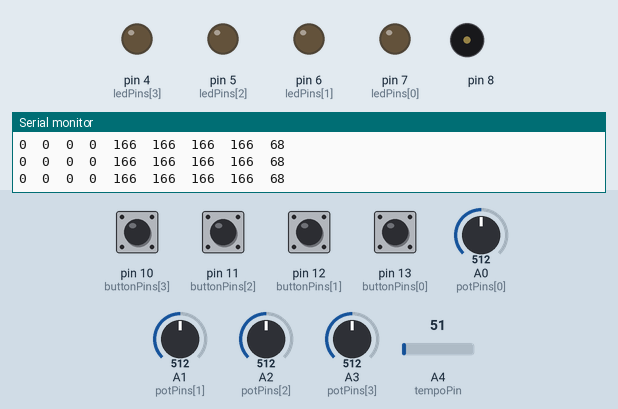
The sketch below on a simulated Arduino Uno, built with avr-gcc and run on an emulated ATmega328P. On the bench: output pins drawn as LEDs (lit = HIGH), buzzer (waves = sounding), the last lines printed to the serial monitor. Dashed ring = blinking. The inputs (shaded band) are chosen by the test bench; at power-on: pin 10 (buttonPins[3]), pin 11 (buttonPins[2]), pin 12 (buttonPins[1]), pin 13 (buttonPins[0]) LOW, A4 (tempoPin) = 51, A0 (potPins[0]) = 512, A1 (potPins[1]) = 512, A2 (potPins[2]) = 512, A3 (potPins[3]) = 512.

Above: at 1.2 s.
1.3 s: pin 10 (buttonPins[3]) pulled HIGH for 0.15 s
At 1.52 s:
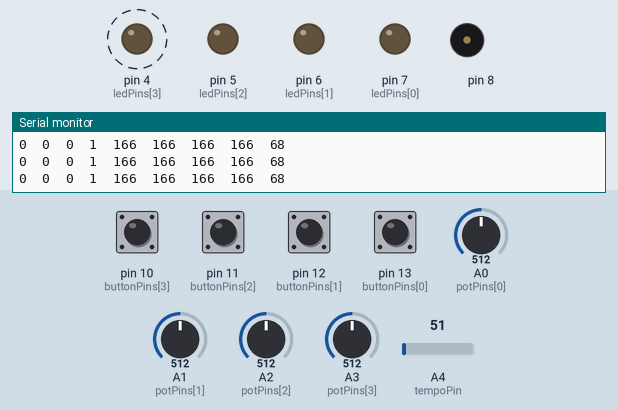
4.3 s: pin 12 (buttonPins[1]) pulled HIGH for 0.15 s
7.3 s: pin 11 (buttonPins[2]) pulled HIGH for 0.15 s
At 7.8 s:
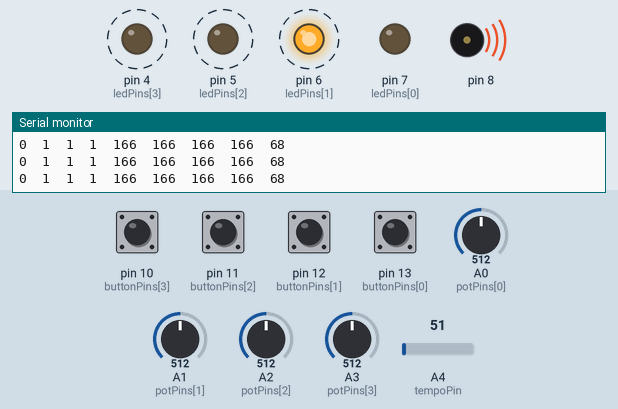
10.3 s: pin 13 (buttonPins[0]) pulled HIGH for 0.15 s
At 11.0 s:
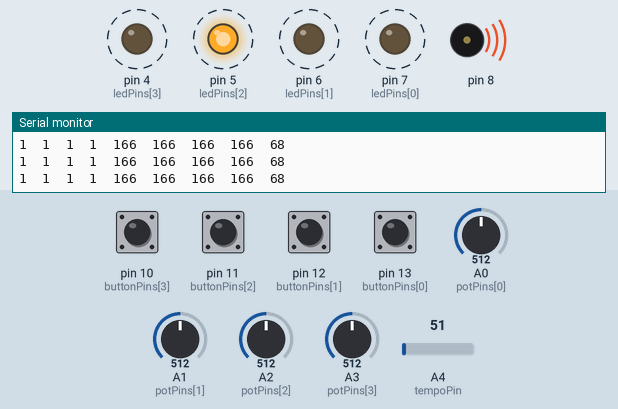
13.3 s: A4 (tempoPin) set to 76
At 13.44 s:
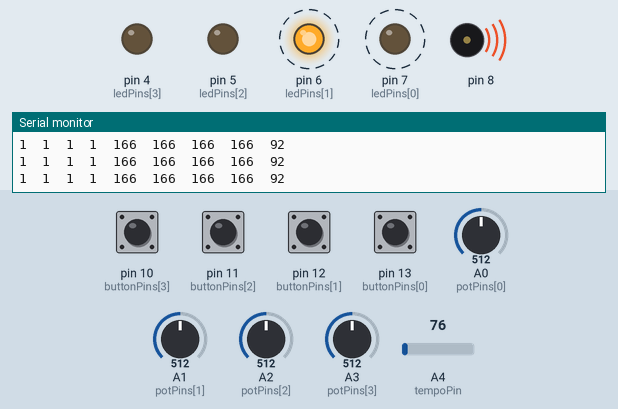
16.3 s: A4 (tempoPin) set to 87
Timing chart, 0 to 20.3 s (numbered marks = the images above; inputs shaded):
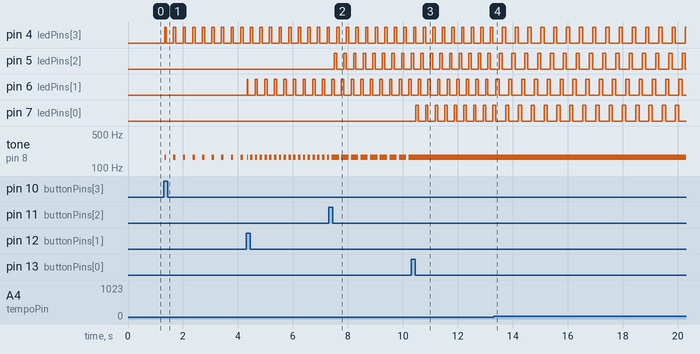

Measured:
- after the input at 1.3 s, pin 4 (ledPins[3]): alternates HIGH for 0.09 s and LOW for 0.26 s, starting at once; tone on pin 8: alternates 166 Hz for 0.09 s and silent for 0.26 s, starting at once
- after the input at 4.3 s, pin 6 (ledPins[1]): LOW → HIGH at once, then repeats every 0.35 s: LOW 0.26 s, HIGH 0.09 s
- after the input at 7.3 s, pin 5 (ledPins[2]): alternates HIGH for 0.09 s and LOW for 0.26 s, starting after 0.20 s; tone on pin 8: alternates 166 Hz for 0.26 s and silent for 0.09 s, starting after 0.38 s
- after the input at 10.3 s, pin 7 (ledPins[0]): alternates HIGH for 0.09 s and LOW for 0.26 s, starting after 0.18 s; tone on pin 8: stops changing and stays 166 Hz
- after the input at 13.3 s, pin 4 (ledPins[3]): alternates HIGH for 0.12 s and LOW for 0.35 s, starting after 0.32 s; pin 5 (ledPins[2]), pin 6 (ledPins[1]): alternates HIGH for 0.12 s and LOW for 0.35 s, starting after 0.20 s; pin 7 (ledPins[0]): alternates HIGH for 0.12 s and LOW for 0.35 s, starting after 0.44 s

The sketch:

02_step_sequencer_rithm.ino
```cpp
/*
 * This Code is part of a larger tutorial about making a
 * 4 steps step sequencer with Arduino.
 * This example demonstrates the reading use of Millis() to
 * time the step sequencer.
 * Notes are played using the Tone funcion.
 */


int buttonPins[] = {13, 12, 11, 10};
int potPins[] = {A0, A1, A2, A3};
int ledPins[] = {7, 6, 5, 4};
int tempoPin = A4;

int buttonsState[] = {0, 0, 0, 0};
int oldButtonState[] = {0, 0, 0, 0};
boolean notesToPlay[] = {0, 0, 0, 0};

int frequencies[] = {0, 0, 0, 0};
int minFrequency = 33;
int maxFrequncy = 300;

int stepDuration = 500;
int minStepDuration = 20;
int maxStepDuration = 1000;

int nSteps = 4;

long lastNotePlayedTime;
int currentStep=0;

void setup() {
  // put your setup code here, to run once:

  for (int i = 0; i < nSteps; i++) {
    pinMode(buttonPins[i], INPUT);
    pinMode(ledPins[i], OUTPUT);
  }

  Serial.begin(9600);

  lastNotePlayedTime=millis();
}

void loop() {
  readButtons();
  readPotentimeters();

  printSequencerValues();

  if (millis()-lastNotePlayedTime>stepDuration){
    currentStep++;
    noTone(8);
    if(currentStep==nSteps){
      currentStep=0;
    }
    lastNotePlayedTime=millis();
  }

  lightUpLed();
  makeSound();
}

void makeSound(){
  for(int i=0; i<nSteps; i++){
    if (currentStep ==i && notesToPlay[i]){
      tone(8,frequencies[i]);
    }
  }
}

void lightUpLed(){
  for(int i=0; i<nSteps; i++){
    if (currentStep ==i && notesToPlay[i]){
      digitalWrite(ledPins[i], HIGH);
    }else{
      digitalWrite(ledPins[i], LOW);
    }
  }
}

void readPotentimeters() {
  for (int i = 0; i < nSteps; i++) {
    int potValue = analogRead(potPins[i]);
    frequencies[i] = map (potValue, 0, 1024, minFrequency, maxFrequncy);
  }

  stepDuration = analogRead(tempoPin);
  stepDuration = map(stepDuration, 0, 1024, minStepDuration, maxStepDuration);
}

void readButtons() {
  for (int i = 0; i < nSteps; i++) {
    buttonsState[i] = digitalRead(buttonPins[i]);
    if (buttonsState[i] && !oldButtonState[i]) {
      notesToPlay[i] = !notesToPlay[i];
    }
    oldButtonState[i] = buttonsState[i];
  }
}

void printSequencerValues() {
  for (int i = 0; i < nSteps; i++) {
    Serial.print (notesToPlay[i]);
    Serial.print('\t');
  }
  for (int i = 0; i < nSteps; i++) {
    Serial.print (frequencies[i]);
    Serial.print('\t');
  }
  Serial.print(stepDuration);
  Serial.println();
}
```
